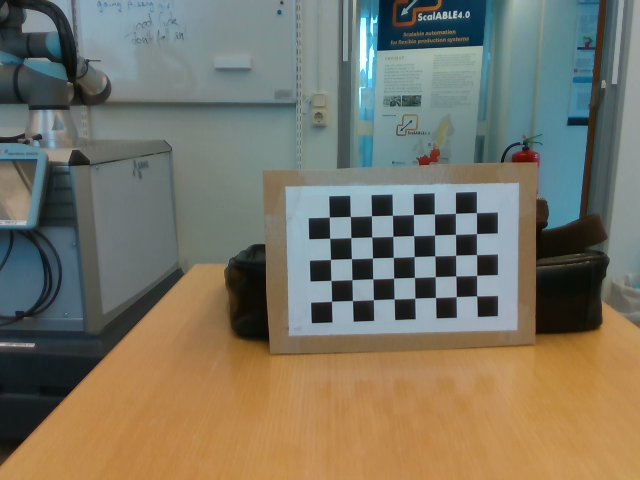
#> input picture ludde-sandbox/cv/images/images1/image0.png, 640 x 480 px, given in place of the camera
$ python color_object_detection.py
#> lines starting #> are read from the running program, lines starting #| are printed output that depends on the picture; after the words box and inside, x2 and y2 are one past the last pixel; in counts of white or black regions, pixels touching at a corner belong together
import cv2
import numpy as np
import DaVinci
import math


class ColorObjectDetector:
    # HSV = Hue, Saturation, Value
    HUE_MAX = 179
    SAT_MAX = 255
    VAL_MAX = 255
    NOISE_MAX = 15
    FILL_MAX = 15

    HUE = 0
    SATURATION = 1
    VALUE = 2
    HUE_MARGIN = 3
    SATURATION_MARGIN = 4
    VALUE_MARGIN = 5
    NOISE = 6
    FILL = 7

    # hue, sat, val , margin, noise, fill
    saved_states = [
        [103, 224, 229, 40, 40, 40, 5, 10],
        [0, 0, 0, 0, 0, 0, 0, 0],
        [0, 0, 0, 0, 0, 0, 0, 0],
        [0, 0, 0, 0, 0, 0, 0, 0],
        [0, 0, 0, 0, 0, 0, 0, 0],
        [0, 0, 0, 0, 0, 0, 0, 0],
        [0, 0, 0, 0, 0, 0, 0, 0],
        [0, 0, 0, 0, 0, 0, 0, 0],
        [0, 0, 0, 0, 0, 0, 0, 0],
        [0, 0, 0, 0, 0, 0, 0, 0],
    ]
    current_state_index = 0

    def __init__(self) -> None:
        pass

    # Hue (degrees), Sat (percentage), Val (percentage)
    # [15 lines left out: functions set_color, set_margin, not called in this run]

    def remove_noise(self, mask):
        iterations = 3
        kernel_size = self.saved_states[self.current_state_index][self.NOISE]

        kernel = cv2.getStructuringElement(cv2.MORPH_RECT, (kernel_size, kernel_size))
        cleaned_mask = cv2.morphologyEx(mask, cv2.MORPH_OPEN, kernel, iterations=iterations)

        return cleaned_mask

    def fill_holes(self, mask):
        iterations = 3
        kernel_size = self.saved_states[self.current_state_index][self.FILL]

        kernel = cv2.getStructuringElement(cv2.MORPH_RECT, (kernel_size, kernel_size))
        filled_mask = cv2.morphologyEx(mask, cv2.MORPH_CLOSE, kernel, iterations=iterations)

        return filled_mask

    # [16 lines left out: function find_box_orientation, not called in this run]

    def get_hsv_mask(self, image):
        current_state = self.get_state()

        lower_range = np.array((
            current_state[cd.HUE] - current_state[cd.HUE_MARGIN],
            current_state[cd.SATURATION] - current_state[cd.SATURATION_MARGIN],
            current_state[cd.VALUE] - current_state[cd.VALUE_MARGIN]
        ))

        upper_range = np.array((
            current_state[cd.HUE] + current_state[cd.HUE_MARGIN],
            current_state[cd.SATURATION] + current_state[cd.SATURATION_MARGIN],
            current_state[cd.VALUE] + current_state[cd.VALUE_MARGIN]
        ))

        # Convert the image to HSV color space
        hsv_image = cv2.cvtColor(image, cv2.COLOR_BGR2HSV)

        mask = cv2.inRange(hsv_image, lower_range, upper_range)

        if current_state[cd.FILL] != 0:
            mask = cd.fill_holes(mask)

        if current_state[cd.NOISE] != 0:
            mask = cd.remove_noise(mask)

        return mask

    def find_mask_center(self, mask):
        try:
            moments = cv2.moments(mask)
            cx = int(moments['m10'] / moments['m00'])
            cy = int(moments['m01'] / moments['m00'])

            return cx, cy

        except:
            return None, None

    def draw_dot(self, image, x, y, color=(255, 0, 255), radius=20, thickness=3):
        cv2.circle(image, (x, y), radius, color, thickness)

    # [12 lines left out: function pixel_to_3d_coordinate, not called in this run]

    def update_value(self, value, param):
        self.saved_states[self.current_state_index][param] = value

    def get_state(self):
        return self.saved_states[self.current_state_index]

    # [23 lines left out: function set_coordinate_color, not called in this run]


def draw_text_box(
            image,
            text,
            position="bottom_left",
            background=(255, 0, 255),
            foreground=(255, 255, 255),
            font_scale=1.0,
            thickness=2,
            box=True,
            margin=40):

        font = cv2.FONT_HERSHEY_SIMPLEX

        # Get the image dimensions
        height, width, _ = image.shape

         # Get the text size
        text_size, _ = cv2.getTextSize(text, cv2.FONT_HERSHEY_SIMPLEX, font_scale, thickness)

        # Set the position coordinates based on the input position
        if position == 'top_left':
            x = margin
            y = margin
        elif position == 'top_right':
            x = width - margin - text_size[0]
            y = margin
        elif position == 'bottom_left':
            x = margin
            y = height - margin
        elif position == 'bottom_right':
            x = width - margin - text_size[0]
            y = height - margin
        else:
            x = width / 2
            y = height / 2


        if box:
            # Calculate the box coordinates
            box_x1 = x
            box_y1 = y - text_size[1] - 20
            box_x2 = x + text_size[0] + 20
            box_y2 = y

            # Draw the rectangle as the box background
            cv2.rectangle(image, (box_x1, box_y1), (box_x2, box_y2), background, -1)

            # Put the text inside the box
            cv2.putText(image, text, (x + 10, y - 10), cv2.FONT_HERSHEY_SIMPLEX, font_scale, foreground, thickness,
                        cv2.LINE_AA)

        else:
            # Border

            # Set the outline parameters
            outline_thickness = 3
            outline_color = background
            # Draw the outline text
            for dx in range(-outline_thickness, outline_thickness + 1):
                for dy in range(-outline_thickness, outline_thickness + 1):
                    cv2.putText(image, text, (x + dx, y + dy), font, font_scale, outline_color, thickness)
            # Draw the main text
            cv2.putText(image, text, (x, y), font, font_scale, foreground, thickness)

        return image

# [29 lines left out: functions find_contour_center, draw_pose_vectors, not called in this run]

def draw_rotated_boxes(image, mask):
    # Find contours of the segments in the mask
    contours, _ = cv2.findContours(mask, cv2.RETR_EXTERNAL, cv2.CHAIN_APPROX_SIMPLE)

    # Draw rotated bounding boxes around the segments
    for contour in contours:

        # Find the minimum area rectangle enclosing the contour
        rect = cv2.minAreaRect(contour)

        box = np.intp(cv2.boxPoints(rect))

        rmat, tvec = estimate_3d_pose(box, camera_matrix, distortion_coefficients, None)

        draw_pose_vectors(image, rmat, tvec, camera_matrix, distortion_coefficients)
        cv2.drawContours(image, [box], 0, (0, 255, 0), 2)

    return image


# [32 lines left out: functions estimate_3d_pose, update_trackbars, click, not called in this run]


# ------------------------------ Main
window = 'ColorDetection'
cv2.namedWindow(window)

cap = cv2.VideoCapture(0)
cd = ColorObjectDetector()

start_state = cd.get_state()
# [10 lines of commented-out code are left out]

image = None
# cv2.setMouseCallback(window, click)

pose_esitmate = False
if pose_esitmate:
    with np.load("cv/intrinsic_matrix.npz") as X:
                camera_matrix, distortion_coefficients, _, _ = \
                    [X[i] for i in ('matrix', 'distortion', 'rotation_vectors', 'translation_vectors')]

while True:
    # Get Image
    ret, image = cap.read()
#> image is the input picture: shape (480, 640, 3); mean B, G, R 101.2, 116.7, 120.5
    if not ret:
        break

    # Mask
    mask_image = cd.get_hsv_mask(image=image)
#> in get_hsv_mask, `hsv_image = cv2.cvtColor(image, cv2.COLOR_BGR2HSV)`: hsv_image: shape (480, 640, 3); mean H, S, V 61.1, 82.8, 134.7
#> in get_hsv_mask, `mask = cv2.inRange(hsv_image, lower_range, upper_range)`:
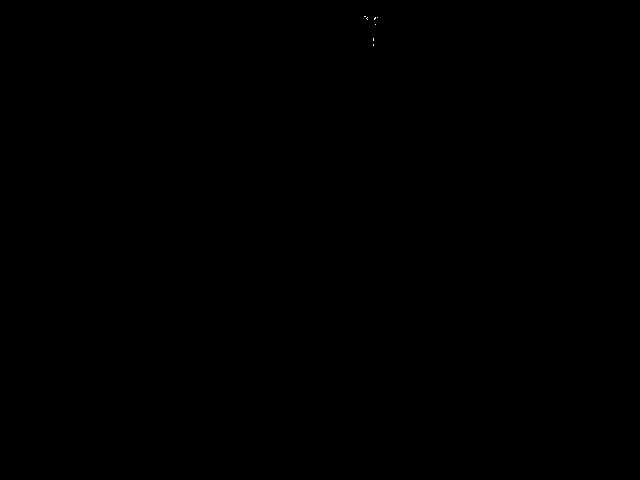
#> mask: shape (480, 640); 0.01% white in thin lines or dots, all inside (x1, y1, x2, y2) = (364, 16, 378, 46)
#> in fill_holes, `filled_mask = cv2.morphologyEx(mask, cv2.MORPH_CLOSE, kernel, iteratio..`: filled_mask: shape (480, 640); 0.02% white; 1 white region, box (x1, y1, x2, y2) and area: (367, 19, 381, 49) 69
#> in remove_noise, `cleaned_mask = cv2.morphologyEx(mask, cv2.MORPH_OPEN, kernel, iteratio..`: cleaned_mask: shape (480, 640); every value is 0
    res = cv2.bitwise_and(image, image, mask=mask_image)
#> res: shape (480, 640, 3); every value is 0
    mask = cv2.cvtColor(mask_image, cv2.COLOR_GRAY2BGR)

    box_image = draw_rotated_boxes(image, mask_image)
#> in draw_rotated_boxes, `contours, _ = cv2.findContours(mask, cv2.RETR_EXTERNAL, cv2.CHAIN_APPR..`: contours = []

    # Find center
    x, y = cd.find_mask_center(mask_image)
#> in find_mask_center, `moments = cv2.moments(mask)`: moments = moments, m00 0
    pose_info = ""
    if x is not None:
        cd.draw_dot(res, x, y)

        # Find 3D point
        if pose_esitmate:
            depth = 0.4
            position = cd.pixel_to_3d_coordinate((x,y), depth, camera_matrix)
            pose_info = f"x{position[0]:.2f} : y{position[1]:.2f}, z{position[2]:.2f}"

    # Show Image
    stacked = np.hstack((image, res, box_image))
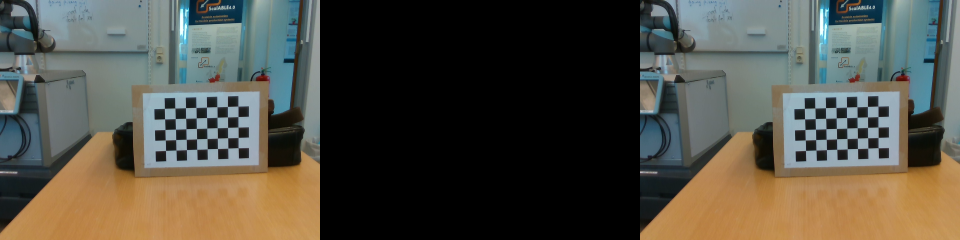
#> stacked: shape (480, 1920, 3) (shown at 1/2 size); mean B, G, R 67.5, 77.8, 80.4

    info = "[0-9] states, [m]ove to, [q]uit"
    draw_text_box(
        image=stacked,
        text=info
    )
#> in draw_text_box, `font = cv2.FONT_HERSHEY_SIMPLEX`: font = 0
#> in draw_text_box, `text_size, _ = cv2.getTextSize(text, cv2.FONT_HERSHEY_SIMPLEX, font_sc..`: text_size = (503, 22)
#> in draw_text_box, `box_y1 = y - text_size[1] - 20`: box_y1 = 398
#> in draw_text_box, `box_x2 = x + text_size[0] + 20`: box_x2 = 563
#> in draw_text_box, `cv2.rectangle(image, (box_x1, box_y1), (box_x2, box_y2), background, -1)`:
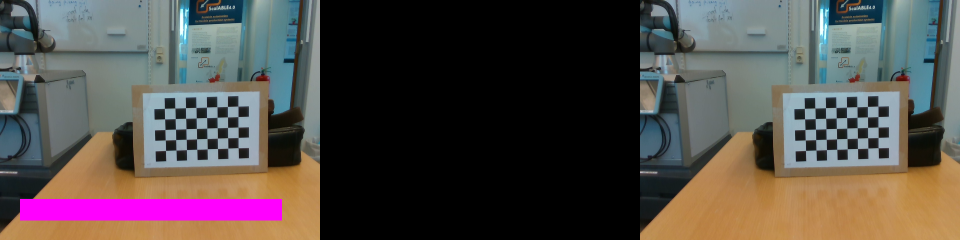
#> image: shape (480, 1920, 3) (shown at 1/2 size); mean B, G, R 71.8, 74.5, 82.1

    slot_info = f"Color State [{cd.current_state_index}]"
    draw_text_box(
        image=stacked,
        text=slot_info,
        position="top_left"
    )
#> call 2 of draw_text_box, with text = 'Color State [0]', position = 'top_left', background = (255, 0, 255), foreground = (255, 255, 255), font_scale = 1, thickness = 2, box = True, margin = 40
#> in draw_text_box (call 2), `text_size, _ = cv2.getTextSize(text, cv2.FONT_HERSHEY_SIMPLEX, font_sc..`: text_size = (243, 22)
#> in draw_text_box (call 2), `box_y1 = y - text_size[1] - 20`: box_y1 = -2
#> in draw_text_box (call 2), `box_x2 = x + text_size[0] + 20`: box_x2 = 303
#> in draw_text_box (call 2), `cv2.putText(image, text, (x + 10, y - 10), cv2.FONT_HERSHEY_SIMPLEX, f..`:
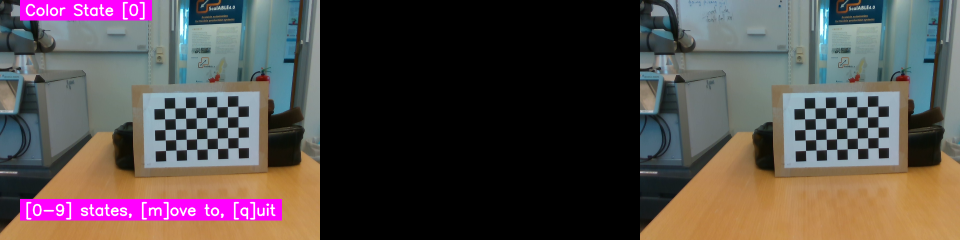
#> image: shape (480, 1920, 3) (shown at 1/2 size); mean B, G, R 73, 74.5, 83.6

    if pose_esitmate and pose_info != "":
        draw_text_box(
            image=stacked,
            text=pose_info,
            position="top_right"
        )
    scale = 0.5
    cv2.imshow(window,cv2.resize(stacked, None, fx=scale, fy=scale))
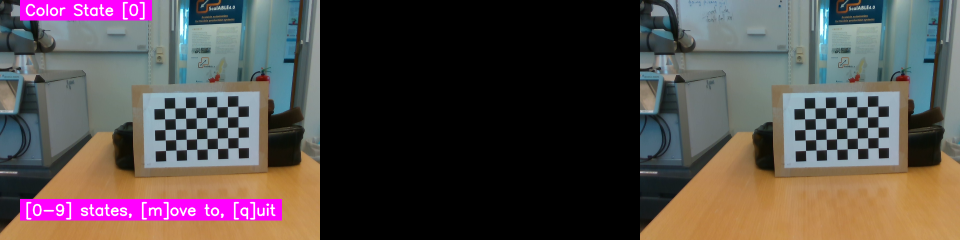
#> window 'ColorDetection': shape (240, 960, 3); mean B, G, R 73.1, 74.5, 83.7

    # Input
    key = cv2.waitKey(1) & 0xFF
#> (key q is pressed here)
    key_str = chr(key)
#> key_str = 'q'

    if key_str.isdigit() and 0 <= int(key_str) <= 9:
        key_number = int(key_str)
        cd.current_state_index = key_number
        update_trackbars()
        print(f"Switching to {key_number}")

    elif key == ord('m'):
        print("Going to...")

    elif key == ord('q'):
        print("Bye :)")
        break

cv2.destroyAllWindows()

$ run again, on ludde-sandbox/cv/images/images1/image10.png
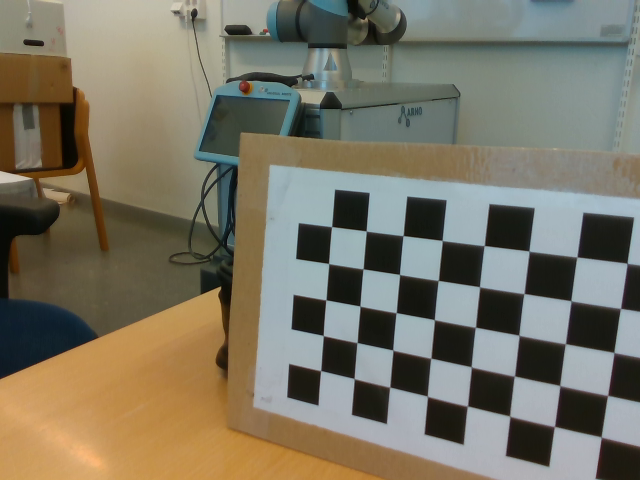
#> input picture ludde-sandbox/cv/images/images1/image10.png, 640 x 480 px, given in place of the camera
#> image is the input picture: shape (480, 640, 3); mean B, G, R 100.3, 116.6, 121.6
#> hsv_image: shape (480, 640, 3); mean H, S, V 50.9, 71.5, 129
#> mask: shape (480, 640); every value is 0
#> res: shape (480, 640, 3); every value is 0
#> contours = []
#> moments = moments, m00 0
#> `stacked = np.hstack((image, res, box_image))`:
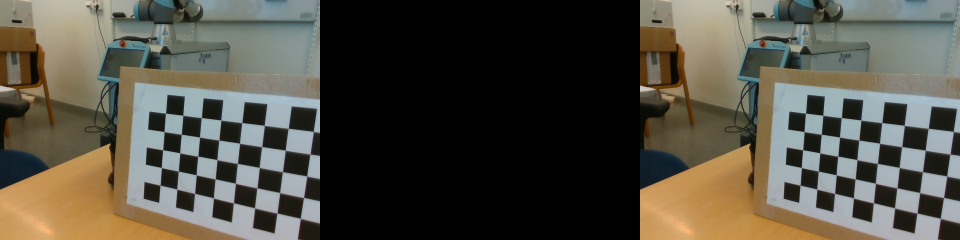
#> stacked: shape (480, 1920, 3) (shown at 1/2 size); mean B, G, R 66.8, 77.8, 81
#> font = 0
#> text_size = (503, 22)
#> box_y1 = 398
#> box_x2 = 563
#> `cv2.imshow(window,cv2.resize(stacked, None, fx=scale, fy=scale))`:
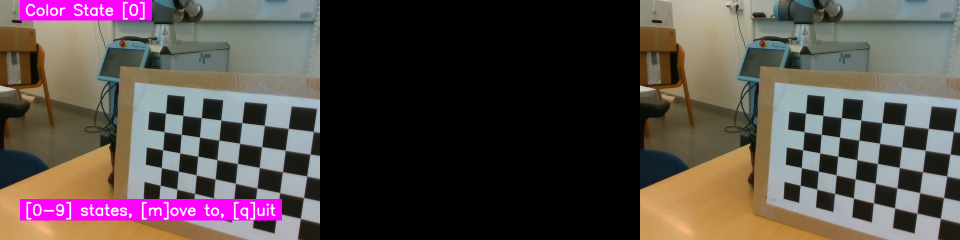
#> window 'ColorDetection': shape (240, 960, 3); mean B, G, R 72.1, 74.5, 84.9
#> key_str = 'q'
